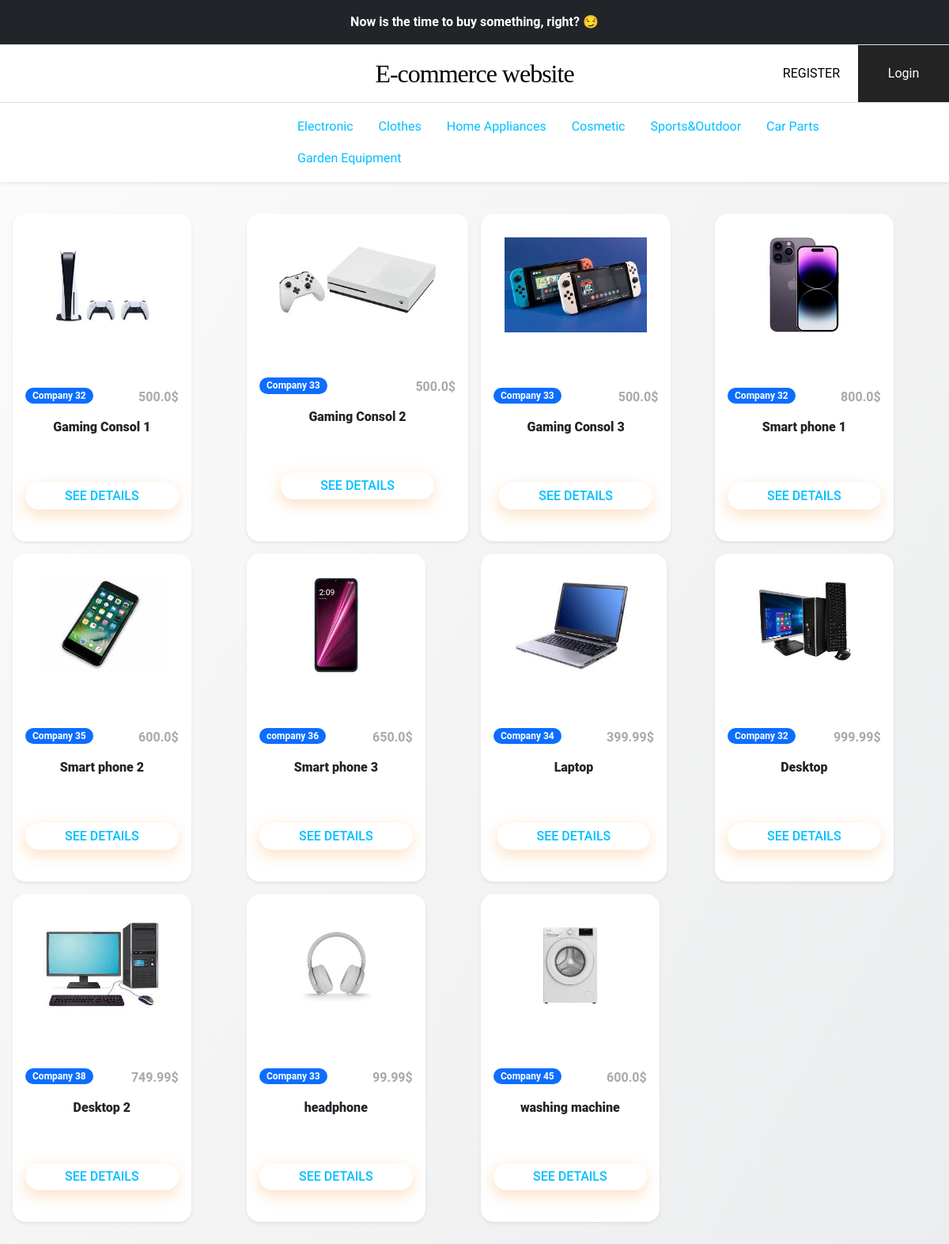
The app's page /electronic/ with its own data.
### ecommerceapp/models.py (models this page shows, shortened)
class ProductsOnSale(models.Model):
    companyname = models.CharField(max_length=50)
    productType = models.CharField(max_length=30)
    productName = models.CharField(max_length=100)
    productPrice = models.FloatField()
    productdescription = models.CharField(max_length=800)
    creationDate = models.DateTimeField(auto_now_add= True)
    product_image = models.FileField(blank=True)

### ecommerceapp/views.py (the view)
# urls.py: path('electronic/', views.electronic_page, name="electronic"),
def electronic_page(request):
    electronic_items = models.ProductsOnSale.objects.filter(Q(productType="Electronic")).all()
    electronic_items_dict={"electronic_items": electronic_items}
    return render(request,'ecommerceapp/electronic.html', context=electronic_items_dict)

### ecommerceapp/templates/ecommerceapp/electronic.html (shortened to what this page needs)
{% extends "base.html" %}
{% block content %}
<main>
    <div class="container-fluid bg-transparent my-4 p-3" >
        <div class="row row-cols-1 row-cols-sm-2 row-cols-md-4 g-3">
            {% for item in electronic_items %}
            <div class="col">
                <div class="card h-100 shadow-sm">
                    <figure class="mb-4">
                        <img src="{{item.product_image.url}}" class="card-img-top" alt="...">
                    </figure>
                    <div class="card-body">
                        <div class="clearfix mb-3">
                            <span class="float-start badge rounded-pill bg-primary">{{item.companyname}}</span>
                            <span class="float-end price-hp">{{item.productPrice}}&dollar;</span>
                        </div>
                        <h5 class="card-title text-center">{{item.productName}}</h5>
                        <div class="text-center my-4">
                            <a href="#" class="btn btn-warning">See Details</a>
                        </div>
                    </div>
                </div>
            </div>
            {% endfor %}
        </div>
    </div>
</main>
{% endblock %}

### templates/base.html (style rules this page uses)
a:link { color: deepskyblue; background-color: transparent; text-decoration: none; }
.badge { padding-left: 9px; padding-right: 9px; -webkit-border-radius: 9px; -moz-border-radius: 9px; border-radius: 9px; }

### ecommerceapp/templates/ecommerceapp/electronic.html (style rules this page uses)
.card { display:inline-block; }
:root { --font1: 'Heebo', sans-serif;--font2: 'Fira Sans Extra Condensed', sans-serif;--font3: 'Roboto', sans-serif }
body { font-family: var(--font3);background-image: linear-gradient(120deg, #fdfbfb 0%, #ebedee 100%) }
.container-fluid { max-width: 1400px; }
.card { background: #fff;box-shadow: 0 6px 10px rgba(0, 0, 0, .08), 0 0 6px rgba(0, 0, 0, .05);transition: .3s transform cubic-bezier(.155, 1.105, .295, 1.12), .3s box-shadow, .3s -webkit-transform cubic-bezier(.155, 1.105, .295, 1.12);border: 0;border-radius: 1rem }
.card-img, .card-img-top { border-top-left-radius: calc(1rem - 1px);border-top-right-radius: calc(1rem - 1px) }
.card h5 { overflow: hidden;height: 56px;font-weight: 900;font-size: 1rem }
.card-img-top { width: 100%;max-height: 180px;object-fit: contain;padding: 30px }
.btn { font-size: 1rem;font-weight: 500;text-transform: uppercase;padding: 5px 50px 5px 50px }
.btn-warning { background: none #f7810a;color: #ffffff;fill: #ffffff;border: none;text-decoration: none;outline: 0;box-shadow: -1px 6px 19px rgba(247, 129, 10, 0.25);border-radius: 100px }
.price-hp { font-size: 1rem;font-weight: 600;color: darkgray }

### records on screen
ProductsOnSale: product_image (picture), companyname "Company 32", productPrice "500.0", productName "Gaming Consol 1"
ProductsOnSale: product_image (picture), companyname "Company 33", productPrice "500.0", productName "Gaming Consol 2"
ProductsOnSale: product_image (picture), companyname "Company 33", productPrice "500.0", productName "Gaming Consol 3"
ProductsOnSale: product_image (picture), companyname "Company 32", productPrice "800.0", productName "Smart phone 1"
ProductsOnSale: product_image (picture), companyname "Company 35", productPrice "600.0", productName "Smart phone 2"
ProductsOnSale: product_image (picture), companyname "company 36", productPrice "650.0", productName "Smart phone 3"
ProductsOnSale: product_image (picture), companyname "Company 34", productPrice "399.99", productName "Laptop"
ProductsOnSale: product_image (picture), companyname "Company 32", productPrice "999.99", productName "Desktop"
ProductsOnSale: product_image (picture), companyname "Company 38", productPrice "749.99", productName "Desktop 2"
ProductsOnSale: product_image (picture), companyname "Company 33", productPrice "99.99", productName "headphone"
ProductsOnSale: product_image (picture), companyname "Company 45", productPrice "600.0", productName "washing machine"
